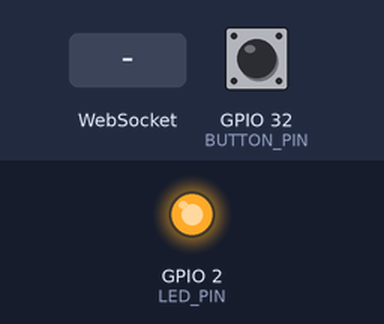
This sketch was run on a simulated ESP32. Parts: output pins drawn as LEDs (lit = HIGH). Dashed ring = blinking. Inputs (shaded band) come from the test bench; at power-on: GPIO 32 (BUTTON_PIN) HIGH. WiFi joins after 1.5 s; servers stay silent unless stated; I2S audio is not simulated (input reads silence); what the sketch prints to the serial monitor is not drawn.

Above: at 2.7 s.
2.8 s: WebSocket text "connected" received
4.3 s: GPIO 32 (BUTTON_PIN) pulled LOW for 0.15 s
At 4.7 s:
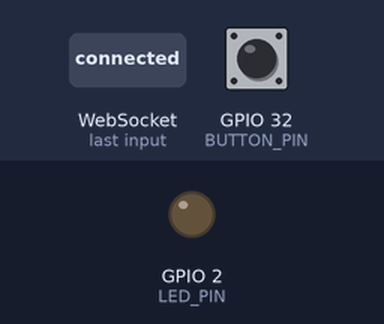
7.4 s: GPIO 32 (BUTTON_PIN) pulled LOW for 1 s
At 7.7 s:
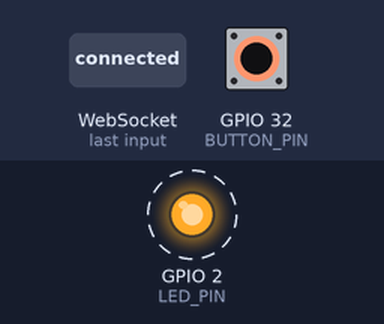
10.4 s: WebSocket text "status" received
11.9 s: GPIO 32 (BUTTON_PIN) pulled LOW for 3.2 s
At 15.7 s:
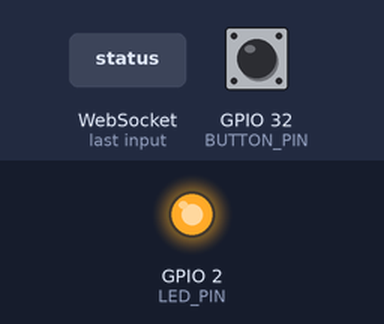
16.6 s: WebSocket text "transcription" received
Timing chart, 0 to 19.1 s (numbered marks = the images above; inputs shaded):
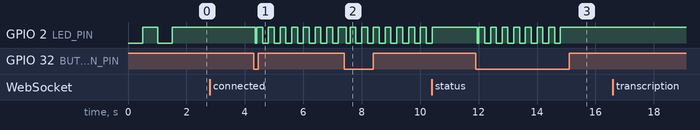

Measured:
- after the input at 2.8 s, every drawn part: stays the same
- after the input at 4.3 s, GPIO 2 (LED_PIN): HIGH → LOW after 0.06 s, then repeats every 0.40 s: HIGH 0.20 s, LOW 0.20 s
- after the input at 7.4 s, GPIO 2 (LED_PIN): alternates HIGH for 0.20 s and LOW for 0.20 s, starting after 0.06 s
- after the input at 11.9 s, GPIO 2 (LED_PIN): HIGH → LOW after 0.06 s, then repeats every 0.40 s: HIGH 0.20 s, LOW 0.20 s, until it stays HIGH from 14.8 s
- after the input at 16.6 s, every drawn part: stays the same

The sketch:

vader_ai_esp32.ino
```cpp
/*
 * Vader AI ESP32 Firmware
 *
 * Darth Vader Voice Assistant - ESP32 Client
 *
 * Hardware Requirements:
 * - ESP32 Development Board
 * - I2S Microphone (e.g., INMP441)
 * - I2S Amplifier + Speaker (e.g., MAX98357A)
 *
 * Pin Configuration:
 * Microphone (I2S):
 *   - SCK: GPIO 26
 *   - WS:  GPIO 25
 *   - SD:  GPIO 33
 *
 * Speaker (I2S):
 *   - BCLK: GPIO 14
 *   - LRC:  GPIO 15
 *   - DIN:  GPIO 22
 */

#include <WiFi.h>
#include <WebSocketsClient.h>
#include <ArduinoJson.h>
#include <driver/i2s.h>

// WiFi Configuration
const char* WIFI_SSID = "YOUR_WIFI_SSID";
const char* WIFI_PASSWORD = "YOUR_WIFI_PASSWORD";

// Server Configuration
const char* SERVER_HOST = "192.168.1.100";  // Replace with your server IP
const int SERVER_PORT = 8000;
const char* DEVICE_ID = "ESP32_001";
const char* API_KEY = "change-this-esp32-api-key";

// I2S Microphone Configuration
#define I2S_MIC_PORT I2S_NUM_0
#define I2S_MIC_SCK 26
#define I2S_MIC_WS 25
#define I2S_MIC_SD 33
#define I2S_MIC_SAMPLE_RATE 16000
#define I2S_MIC_BUFFER_SIZE 1024

// I2S Speaker Configuration
#define I2S_SPK_PORT I2S_NUM_1
#define I2S_SPK_BCLK 14
#define I2S_SPK_LRC 15
#define I2S_SPK_DIN 22
#define I2S_SPK_SAMPLE_RATE 44100

// Button Configuration
#define BUTTON_PIN 32
#define LED_PIN 2

// WebSocket
WebSocketsClient webSocket;

// State
bool isConnected = false;
bool isRecording = false;
bool isProcessing = false;

// Audio buffers
int16_t micBuffer[I2S_MIC_BUFFER_SIZE];
size_t bytesRead = 0;

void setup() {
  Serial.begin(115200);
  Serial.println("\n\nVader AI ESP32 Client");
  Serial.println("=====================");

  // Initialize pins
  pinMode(BUTTON_PIN, INPUT_PULLUP);
  pinMode(LED_PIN, OUTPUT);
  digitalWrite(LED_PIN, LOW);

  // Initialize I2S for microphone
  initMicrophone();

  // Initialize I2S for speaker
  initSpeaker();

  // Connect to WiFi
  connectWiFi();

  // Connect to WebSocket
  connectWebSocket();
}

void loop() {
  webSocket.loop();

  // Check button press
  if (digitalRead(BUTTON_PIN) == LOW && !isRecording && !isProcessing && isConnected) {
    delay(50); // Debounce
    if (digitalRead(BUTTON_PIN) == LOW) {
      startRecording();
      while (digitalRead(BUTTON_PIN) == LOW) {
        delay(10);
      }
      stopRecording();
    }
  }
}

void initMicrophone() {
  Serial.println("Initializing microphone...");

  i2s_config_t i2s_mic_config = {
    .mode = (i2s_mode_t)(I2S_MODE_MASTER | I2S_MODE_RX),
    .sample_rate = I2S_MIC_SAMPLE_RATE,
    .bits_per_sample = I2S_BITS_PER_SAMPLE_16BIT,
    .channel_format = I2S_CHANNEL_FMT_ONLY_LEFT,
    .communication_format = I2S_COMM_FORMAT_I2S,
    .intr_alloc_flags = ESP_INTR_FLAG_LEVEL1,
    .dma_buf_count = 4,
    .dma_buf_len = 1024,
    .use_apll = false,
    .tx_desc_auto_clear = false,
    .fixed_mclk = 0
  };

  i2s_pin_config_t pin_mic_config = {
    .bck_io_num = I2S_MIC_SCK,
    .ws_io_num = I2S_MIC_WS,
    .data_out_num = I2S_PIN_NO_CHANGE,
    .data_in_num = I2S_MIC_SD
  };

  i2s_driver_install(I2S_MIC_PORT, &i2s_mic_config, 0, NULL);
  i2s_set_pin(I2S_MIC_PORT, &pin_mic_config);
  i2s_zero_dma_buffer(I2S_MIC_PORT);

  Serial.println("Microphone initialized");
}

void initSpeaker() {
  Serial.println("Initializing speaker...");

  i2s_config_t i2s_spk_config = {
    .mode = (i2s_mode_t)(I2S_MODE_MASTER | I2S_MODE_TX),
    .sample_rate = I2S_SPK_SAMPLE_RATE,
    .bits_per_sample = I2S_BITS_PER_SAMPLE_16BIT,
    .channel_format = I2S_CHANNEL_FMT_RIGHT_LEFT,
    .communication_format = I2S_COMM_FORMAT_I2S,
    .intr_alloc_flags = ESP_INTR_FLAG_LEVEL1,
    .dma_buf_count = 4,
    .dma_buf_len = 1024,
    .use_apll = false,
    .tx_desc_auto_clear = true,
    .fixed_mclk = 0
  };

  i2s_pin_config_t pin_spk_config = {
    .bck_io_num = I2S_SPK_BCLK,
    .ws_io_num = I2S_SPK_LRC,
    .data_out_num = I2S_SPK_DIN,
    .data_in_num = I2S_PIN_NO_CHANGE
  };

  i2s_driver_install(I2S_SPK_PORT, &i2s_spk_config, 0, NULL);
  i2s_set_pin(I2S_SPK_PORT, &pin_spk_config);
  i2s_zero_dma_buffer(I2S_SPK_PORT);

  Serial.println("Speaker initialized");
}

void connectWiFi() {
  Serial.print("Connecting to WiFi: ");
  Serial.println(WIFI_SSID);

  WiFi.begin(WIFI_SSID, WIFI_PASSWORD);

  int attempts = 0;
  while (WiFi.status() != WL_CONNECTED && attempts < 30) {
    delay(500);
    Serial.print(".");
    digitalWrite(LED_PIN, !digitalRead(LED_PIN));
    attempts++;
  }

  if (WiFi.status() == WL_CONNECTED) {
    Serial.println("\nWiFi connected!");
    Serial.print("IP Address: ");
    Serial.println(WiFi.localIP());
    digitalWrite(LED_PIN, HIGH);
  } else {
    Serial.println("\nWiFi connection failed!");
    digitalWrite(LED_PIN, LOW);
  }
}

void connectWebSocket() {
  Serial.println("Connecting to Vader AI server...");

  String path = "/ws/esp32/" + String(DEVICE_ID) + "?api_key=" + String(API_KEY);

  webSocket.begin(SERVER_HOST, SERVER_PORT, path);
  webSocket.onEvent(webSocketEvent);
  webSocket.setReconnectInterval(5000);
}

void webSocketEvent(WStype_t type, uint8_t* payload, size_t length) {
  switch (type) {
    case WStype_DISCONNECTED:
      Serial.println("WebSocket Disconnected");
      isConnected = false;
      digitalWrite(LED_PIN, LOW);
      break;

    case WStype_CONNECTED:
      Serial.println("WebSocket Connected!");
      isConnected = true;
      digitalWrite(LED_PIN, HIGH);
      sendStatus();
      break;

    case WStype_TEXT: {
      Serial.printf("Received text: %s\n", payload);

      StaticJsonDocument<512> doc;
      DeserializationError error = deserializeJson(doc, payload);

      if (!error) {
        const char* msgType = doc["type"];

        if (strcmp(msgType, "connected") == 0) {
          Serial.println("Server confirmed connection");
        } else if (strcmp(msgType, "status") == 0) {
          Serial.println("Processing command...");
          isProcessing = true;
          blinkLED(3);
        } else if (strcmp(msgType, "transcription") == 0) {
          const char* text = doc["text"];
          Serial.print("You said: ");
          Serial.println(text);
        } else if (strcmp(msgType, "response") == 0) {
          const char* text = doc["text"];
          Serial.print("Vader: ");
          Serial.println(text);
        } else if (strcmp(msgType, "complete") == 0) {
          Serial.println("Processing complete");
          isProcessing = false;
        } else if (strcmp(msgType, "error") == 0) {
          const char* message = doc["message"];
          Serial.print("Error: ");
          Serial.println(message);
          isProcessing = false;
        }
      }
      break;
    }

    case WStype_BIN:
      Serial.printf("Received audio: %u bytes\n", length);
      playAudio(payload, length);
      break;

    case WStype_ERROR:
      Serial.println("WebSocket Error");
      break;

    case WStype_PING:
      Serial.println("WebSocket Ping");
      break;

    case WStype_PONG:
      Serial.println("WebSocket Pong");
      break;
  }
}

void startRecording() {
  Serial.println("Recording started...");
  isRecording = true;
  digitalWrite(LED_PIN, HIGH);

  // Clear buffer
  i2s_zero_dma_buffer(I2S_MIC_PORT);

  // Start recording for 3 seconds
  unsigned long startTime = millis();
  const unsigned long recordDuration = 3000; // 3 seconds

  while (millis() - startTime < recordDuration) {
    size_t bytesRead = 0;
    i2s_read(I2S_MIC_PORT, micBuffer, sizeof(micBuffer), &bytesRead, portMAX_DELAY);

    if (bytesRead > 0) {
      // Send audio data via WebSocket
      webSocket.sendBIN((uint8_t*)micBuffer, bytesRead);
    }

    // Blink LED while recording
    if ((millis() / 200) % 2 == 0) {
      digitalWrite(LED_PIN, HIGH);
    } else {
      digitalWrite(LED_PIN, LOW);
    }
  }
}

void stopRecording() {
  Serial.println("Recording stopped");
  isRecording = false;
  digitalWrite(LED_PIN, isConnected ? HIGH : LOW);
}

void playAudio(uint8_t* audioData, size_t length) {
  Serial.println("Playing Vader's response...");

  size_t bytesWritten = 0;
  i2s_write(I2S_SPK_PORT, audioData, length, &bytesWritten, portMAX_DELAY);

  Serial.printf("Played %u bytes\n", bytesWritten);
}

void sendStatus() {
  StaticJsonDocument<256> doc;
  doc["type"] = "status";
  doc["firmware_version"] = "1.0.0";
  doc["ip_address"] = WiFi.localIP().toString();

  String output;
  serializeJson(doc, output);
  webSocket.sendTXT(output);
}

void blinkLED(int times) {
  for (int i = 0; i < times; i++) {
    digitalWrite(LED_PIN, LOW);
    delay(100);
    digitalWrite(LED_PIN, HIGH);
    delay(100);
  }
}
```
